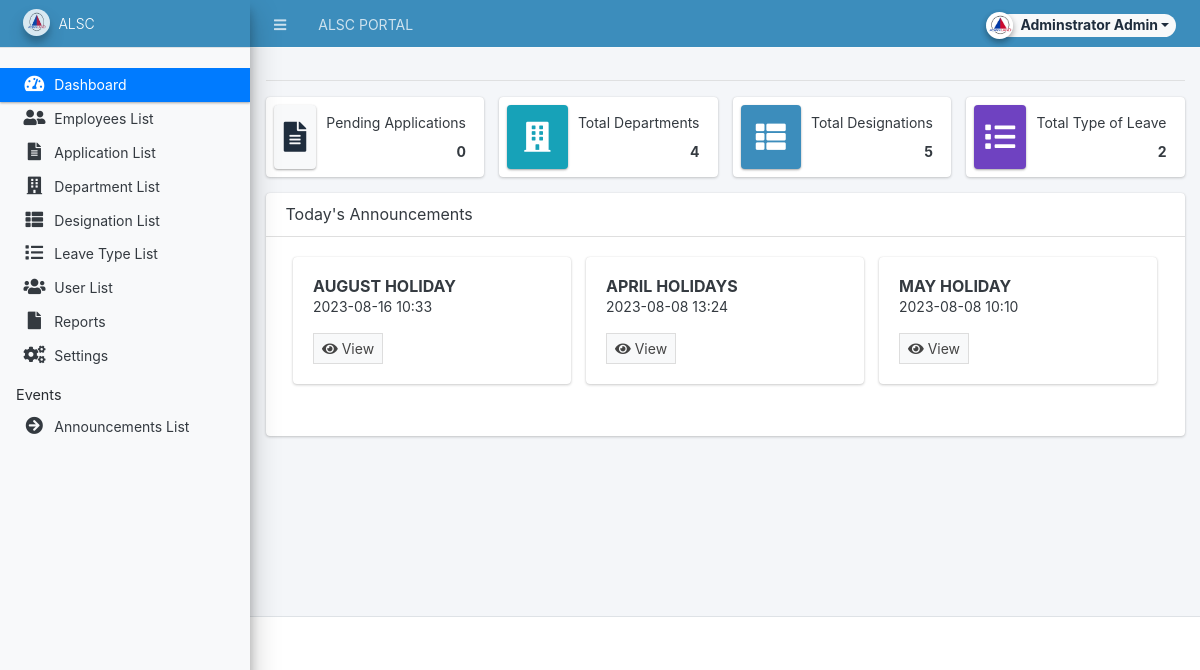
/admin/index.php (signed in), run on the app's committed database.
### tables this page shows
CREATE TABLE `announcement_list` (
  `id` int(30) NOT NULL,
  `title` text NOT NULL,
  `description` text NOT NULL,
  `date_created` datetime NOT NULL DEFAULT current_timestamp(),
  `date_updated` datetime DEFAULT NULL ON UPDATE current_timestamp(),
  `to_` text NOT NULL,
  `from_` text NOT NULL,
  `date_` datetime NOT NULL,
  `cc_` text NOT NULL,
  `ref_` text NOT NULL,
  `re_` text NOT NULL
);

### config.php (called while the page is built, shortened)
<?php
require_once('classes/DBConnection.php');
require_once('classes/SystemSettings.php');
function validate_image($file){
	if(!empty($file)){
		if(is_file(base_app.$file)){
			return base_url.$file;
		}else{
			return base_url.'dist/img/no-image-available.png';
		}
	}else{
		return base_url.'dist/img/no-image-available.png';
	}
}
function isMobileDevice(){
    $aMobileUA = array(
        '/iphone/i' => 'iPhone',
        '/ipod/i' => 'iPod',
        '/ipad/i' => 'iPad',
        '/android/i' => 'Android',
        '/blackberry/i' => 'BlackBerry',
        '/webos/i' => 'Mobile'
    );
    return false;
}
?>

### classes/DBConnection.php (called while the page is built, shortened)
<?php
class DBConnection{
    private $host = DB_SERVER;
    private $username = DB_USERNAME;
    private $password = DB_PASSWORD;
    private $database = DB_NAME;
    public $conn;
    public function __construct(){
        if (!isset($this->conn)) {
            $this->conn = new mysqli($this->host, $this->username, $this->password, $this->database);
        }
    }
}
?>

### classes/SystemSettings.php (called while the page is built, shortened)
<?php
class SystemSettings extends DBConnection{
	function userdata($field = ''){
		if(!empty($field)){
			if(isset($_SESSION['userdata'][$field]))
				return $_SESSION['userdata'][$field];
			else
				return null;
		}else{
			return false;
		}
	}
	function info($field=''){
		if(!empty($field)){
			if(isset($_SESSION['system_info'][$field]))
				return $_SESSION['system_info'][$field];
			else
				return false;
		}else{
			return false;
		}
	}
}
$_settings = new SystemSettings();
?>

### admin/home.php (the view, shortened to what this page needs)
<hr class="bg-light">
<?php if($_settings->userdata('type') != 3): ?>
<div class="row">
          <div class="col-12 col-sm-6 col-md-3">
            <div class="info-box">
              <span class="info-box-icon bg-light elevation-1"><i class="fas fa-file-alt"></i></span>
              <div class="info-box-content">
                <span class="info-box-text">Pending Applications</span>
                <span class="info-box-number text-right">
                  <?php
                    $pending = $conn->query("SELECT * FROM `leave_applications` where date_format(date_start,'%Y') = '".date('Y')."' and date_format(date_end,'%Y') = '".date('Y')."' and status = 0 ")->num_rows;
                    echo number_format($pending);
                  ?>
                </span>
              </div>
            </div>
          </div>
          <div class="col-12 col-sm-6 col-md-3">
            <div class="info-box mb-3">
              <span class="info-box-icon bg-info elevation-1"><i class="fas fa-building"></i></span>
              <div class="info-box-content">
                <span class="info-box-text">Total Departments</span>
                <span class="info-box-number text-right">
                  <?php
                    $department = $conn->query("SELECT id FROM `department_list` ")->num_rows;
                    echo number_format($department);
                  ?>
                </span>
              </div>
            </div>
          </div>
          <div class="col-12 col-sm-6 col-md-3">
            <div class="info-box mb-3">
              <span class="info-box-icon bg-lightblue elevation-1"><i class="fas fa-th-list"></i></span>
              <div class="info-box-content">
                <span class="info-box-text">Total Designations</span>
                <span class="info-box-number text-right">
                <?php
                    $designation = $conn->query("SELECT id FROM `designation_list`")->num_rows;
                    echo number_format($designation);
                  ?>
                </span>
              </div>
            </div>
          </div>
          <div class="col-12 col-sm-6 col-md-3">
            <div class="info-box mb-3">
              <span class="info-box-icon bg-purple elevation-1"><i class="fas fa-list"></i></span>
              <div class="info-box-content">
                <span class="info-box-text">Total Type of Leave</span>
                <span class="info-box-number text-right">
                <?php
                    $leave_types = $conn->query("SELECT id FROM `leave_types` where status = 1 ")->num_rows;
                    echo number_format($leave_types);
                  ?>
                </span>
              </div>
            </div>
          </div>
        </div>
<?php endif; ?>
<div class="card">
    <div class="card-header">
        <h3 class="card-title">Today's Announcements</h3>
    </div>
    <div class="card-body">
        <div class="container-fluid">
            <div class="row">
                <?php
                $qry = $conn->query("SELECT * from `announcement_list` order by date_created desc LIMIT 3");
                while ($row = $qry->fetch_assoc()):
                    $row['description'] = strip_tags(stripslashes(html_entity_decode($row['description'])));
                ?>
                <div class="col-md-4 mb-3">
                    <div class="card">
                        <div class="card-body">
                            <h5 class="card-title" style="font-weight: bold;"><?php echo $row['title'] ?></h5>
                            <p class="card-text"><?php echo ($row['date_updated'] != null) ? date('Y-m-d H:i', strtotime($row['date_updated'])) : date('Y-m-d H:i', strtotime($row['date_created'])); ?></p>
                            <button type="button" class="btn btn-flat btn-default btn-sm view_announce" data-id="<?php echo $row['id'] ?>">
                                <span class="fa fa-eye"></span> View
                            </button>
                        </div>
                    </div>
                </div>
                <?php endwhile; ?>
            </div>
        </div>
    </div>
</div>

### admin/index.php (shortened to what this page needs)
<?php require_once('../config.php'); ?>
 <!DOCTYPE html>
<html lang="en" class="" style="height: auto;">
<?php require_once('inc/header.php') ?>
  <body class="sidebar-mini layout-fixed control-sidebar-slide-open layout-navbar-fixed sidebar-mini-md sidebar-mini-xs text-sm" data-new-gr-c-s-check-loaded="14.991.0" data-gr-ext-installed="" style="height: auto;">
    <div class="wrapper">
     <?php require_once('inc/topBarNav.php') ?>
     <?php require_once('inc/navigation.php') ?>
     <?php $page = isset($_GET['page']) ? $_GET['page'] : 'home';  ?>
      <div class="content-wrapper  pt-3" style="min-height: 567.854px;">
        <section class="content  text-dark">
          <div class="container-fluid">
            <?php
              if(!file_exists($page.".php") && !is_dir($page)){
                  include '404.html';
              }else{
                if(is_dir($page))
                  include $page.'/index.php';
                else
                  include $page.'.php';
              }
            ?>
          </div>
        </section>
      </div>
      <?php require_once('inc/footer.php') ?>
  </body>
</html>

### admin/inc/header.php (shortened to what this page needs)
<head>
    <link rel="stylesheet" href="<?php echo base_url ?>plugins/fontawesome-free/css/all.min.css">
    <link rel="stylesheet" href="<?php echo base_url ?>plugins/tempusdominus-bootstrap-4/css/tempusdominus-bootstrap-4.min.css">
  <link rel="stylesheet" href="<?php echo base_url ?>plugins/datatables-bs4/css/dataTables.bootstrap4.min.css">
  <link rel="stylesheet" href="<?php echo base_url ?>plugins/datatables-responsive/css/responsive.bootstrap4.min.css">
  <link rel="stylesheet" href="<?php echo base_url ?>plugins/datatables-buttons/css/buttons.bootstrap4.min.css">
  <link rel="stylesheet" href="<?php echo base_url ?>plugins/select2/css/select2.min.css">
  <link rel="stylesheet" href="<?php echo base_url ?>plugins/select2-bootstrap4-theme/select2-bootstrap4.min.css">
    <link rel="stylesheet" href="<?php echo base_url ?>plugins/icheck-bootstrap/icheck-bootstrap.min.css">
    <link rel="stylesheet" href="<?php echo base_url ?>plugins/jqvmap/jqvmap.min.css">
    <link rel="stylesheet" href="<?php echo base_url ?>dist/css/adminlte.css">
    <link rel="stylesheet" href="<?php echo base_url ?>dist/css/custom.css">
    <link rel="stylesheet" href="<?php echo base_url ?>plugins/overlayScrollbars/css/OverlayScrollbars.min.css">
    <link rel="stylesheet" href="<?php echo base_url ?>plugins/daterangepicker/daterangepicker.css">
    <link rel="stylesheet" href="<?php echo base_url ?>plugins/summernote/summernote-bs4.min.css">
  <link rel="stylesheet" href="<?php echo base_url ?>plugins/sweetalert2-theme-bootstrap-4/bootstrap-4.min.css">
  </head>

### admin/inc/topBarNav.php (shortened to what this page needs)
<nav class="main-header navbar navbar-expand navbar-dark border border-light border-top-0  border-left-0 border-right-0 navbar-light text-sm bg-lightblue">
  <ul class="navbar-nav">
    <li class="nav-item">
    <a class="nav-link" data-widget="pushmenu" href="#" role="button"><i class="fas fa-bars"></i></a>
    </li>
    <li class="nav-item d-none d-sm-inline-block">
      <a href="<?php echo base_url ?>" class="nav-link"><?php echo (!isMobileDevice()) ? $_settings->info('name'):$_settings->info('short_name'); ?></a>
    </li>
  </ul>
  <ul class="navbar-nav ml-auto">
    <li class="nav-item">
      <div class="btn-group nav-link">
            <button type="button" class="btn btn-rounded badge badge-light dropdown-toggle dropdown-icon" data-toggle="dropdown">
              <span><img src="<?php echo validate_image($_settings->userdata('avatar')) ?>" class="img-circle elevation-2 user-img" alt="User Image"></span>
              <span class="ml-3"><?php echo ucwords($_settings->userdata('firstname').' '.$_settings->userdata('lastname')) ?></span>
            </button>
        </div>
    </li>
  </ul>
</nav>

### admin/inc/navigation.php (shortened to what this page needs)
<aside class="main-sidebar sidebar-light-primary text-white bg-light disabled elevation-4 sidebar-no-expand">
  <a href="<?php echo base_url ?>admin" class="brand-link bg-lightblue text-sm">
  <img src="<?php echo validate_image($_settings->info('logo'))?>" alt="Store Logo" class="brand-image img-circle elevation-3" style="opacity: .8;width: 1.7rem;height: 1.7rem;max-height: unset">
  <span class="brand-text font-weight-light text-white"><?php echo $_settings->info('short_name') ?></span>
  </a>
  <div class="sidebar os-host os-theme-light os-host-overflow os-host-overflow-y os-host-resize-disabled os-host-transition os-host-scrollbar-horizontal-hidden">
    <div class="os-content-glue" style="margin: 0px -8px; width: 249px; height: 646px;"></div>
    <div class="os-padding">
      <div class="os-viewport os-viewport-native-scrollbars-invisible" style="overflow-y: scroll;">
        <div class="os-content" style="padding: 0px 8px; height: 100%; width: 100%;">
          <nav class="mt-4">
             <ul class="nav nav-pills nav-sidebar flex-column text-sm nav-compact nav-flat nav-child-indent nav-collapse-hide-child" data-widget="treeview" role="menu" data-accordion="false">
              <li class="nav-item dropdown">
                <a href="./" class="nav-link nav-home">
                  <i class="nav-icon fas fa-tachometer-alt"></i>
                  <p>
                    Dashboard
                  </p>
                </a>
              </li>
              <?php $usertype = $_settings->userdata('type');
                  if($usertype != 1 && $usertype !=2):?>
              <li class="nav-item dropdown">
                <a href="<?php echo base_url ?>admin/?page=employees/records&id=<?php echo $_settings->userdata('id') ?>" class="nav-link nav-records">
                  <i class="nav-icon fas fa-id-card"></i>
                  <p>
                    My Records
                  </p>
                </a>
              </li>
              <?php else: ?>
              <li class="nav-item dropdown">
                <a href="<?php echo base_url ?>admin/?page=employees" class="nav-link nav-employees">
                  <i class="nav-icon fas fa-user-friends"></i>
                  <p>
                    Employees List
                  </p>
                </a>
              </li>
              <?php endif; ?>
              <?php if($_settings->userdata('type') != 2): ?>
              <li class="nav-item dropdown">
                <a href="<?php echo base_url ?>admin/?page=leave_applications" class="nav-link nav-leave_applications">
                  <i class="nav-icon fas fa-file-alt"></i>
                  <p>
                    Application List
                  </p>
                </a>
              </li>
              <?php endif; ?>
              <?php if($_settings->userdata('type') != 3): ?>
              <?php if($_settings->userdata('type') == 1): ?>
              <li class="nav-item dropdown">
                <a href="<?php echo base_url ?>admin/?page=maintenance/department" class="nav-link nav-maintenance_department">
                  <i class="nav-icon fas fa-building"></i>
                  <p>
                    Department List
                  </p>
                </a>
              </li>
              <li class="nav-item dropdown">
                <a href="<?php echo base_url ?>admin/?page=maintenance/designation" class="nav-link nav-maintenance_designation">
                  <i class="nav-icon fas fa-th-list"></i>
                  <p>
                    Designation List
                  </p>
                </a>
              </li>
              <li class="nav-item dropdown">
                <a href="<?php echo base_url ?>admin/?page=maintenance/leave_type" class="nav-link nav-maintenance_leave_type">
                  <i class="nav-icon fas fa-list"></i>
                  <p>
                    Leave Type List
                  </p>
                </a>
              </li>
              <li class="nav-item dropdown">
                <a href="<?php echo base_url ?>admin/?page=user/list" class="nav-link nav-user_list">
                  <i class="nav-icon fas fa-users"></i>
                  <p>
                    User List
                  </p>
                </a>
              </li>
              <?php endif; ?>
              <?php if($_settings->userdata('type') != 3): ?>
              <li class="nav-item dropdown">
                <a href="<?php echo base_url ?>admin/?page=reports" class="nav-link nav-reports">
                  <i class="nav-icon fas fa-file"></i>
                  <p>
                    Reports
                  </p>
                </a>
              </li>
              <li class="nav-item dropdown">
                <a href="<?php echo base_url ?>admin/?page=system_info" class="nav-link nav-system_info">
                  <i class="nav-icon fas fa-cogs"></i>
                  <p>
                    Settings
                  </p>
                </a>
              </li>
              <?php endif; ?>
              <?php endif; ?>
              <li class="nav-header">Events</li>
              <li class="nav-item dropdown">
                <a href="<?php echo base_url ?>admin/?page=z_events/announcement" class="nav-link nav-z_events_announcement">
                  <i class="nav-icon fa fa-arrow-circle-right"></i>
                  <p>
                    Announcements List
                  </p>
                </a>
              </li>
            </ul>
          </nav>
        </div>
      </div>
    </div>
  </div>
</aside>

### admin/inc/footer.php (shortened to what this page needs)
<footer class="main-footer text-sm">

### admin/inc/topBarNav.php (style rules this page uses)
.user-img { position: absolute; height: 27px; width: 27px; object-fit: cover; left: -7%; top: -12%; }
.btn-rounded { border-radius: 50px; }

### data on the page
announcement_list: title "AUGUST HOLIDAY", date_updated "2023-08-16 10:33"
announcement_list: title "APRIL HOLIDAYS", date_updated "2023-08-08 13:24"
announcement_list: title "MAY HOLIDAY", date_created "2023-08-08 10:10"

### other printed values
$_settings->info('name') "ALSC PORTAL"
$_settings->userdata('firstname').' '.$_settings->userdata('lastname') "Adminstrator Admin"
$_settings->info('short_name') "ALSC"
$pending "0"
$department "4"
$designation "5"
$leave_types "2"
